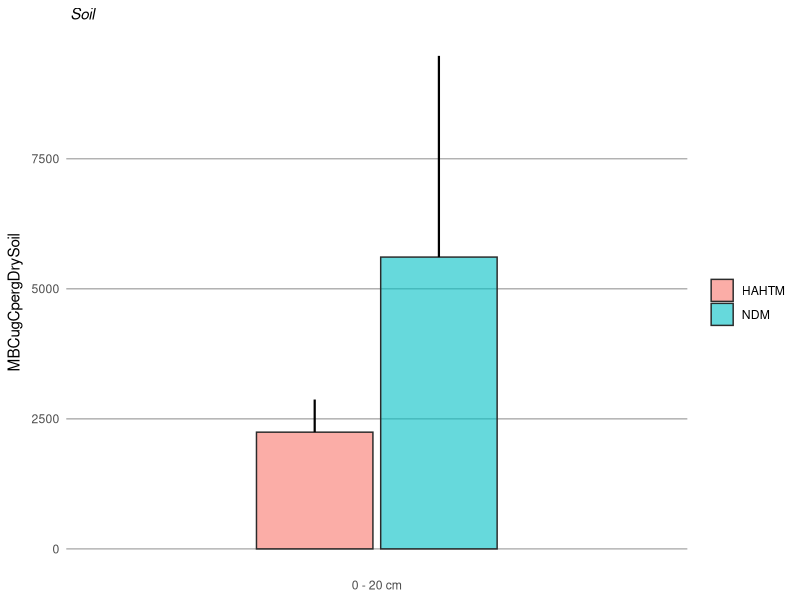

Write R code to recreate this figure. (Note: this script raises an error after producing the figure.)
## ---- chunk 1
require(tidyverse)
require(gridExtra)
require(grid)
require(lattice)
require(cowplot)
## ---- chunk 2
soil <- read.csv('soil.csv') %>%
  as_tibble() %>%
  #  mutate(size_cm = area*10000) %>%
  group_by(ParentMaterials, Depth) %>%
  dplyr::summarize(mean = mean(MBCugCpergDrySoil), 
                   sd = sd(MBCugCpergDrySoil), 
                   n = n(),
                   se = sd/sqrt(n)
  ) %>%
  mutate(se = sd / sqrt(n),
         lower.ci = mean - qt(1 - (0.05 / 2), n - 1) * se,
         upper.ci = mean + qt(1 - (0.05 / 2), n - 1) * se) %>%
  #mutate_at(vars(Site), factor) %>%
  #add_column(
  #  location = c('Anakena', 'Manavai', 'Southeast')
  #) %>%
  mutate_at(vars(ParentMaterials, Depth), factor)
## ---- chunk 3
x_labels = c("0 - 20 cm")
## ---- chunk 4
soil.barplot <- ggplot(soil, aes(x = Depth, y = mean, fill = ParentMaterials)) +   
  geom_bar(stat = "identity", position = position_dodge(width = 0.8), width = 0.75, color = "#2b2b2b", linewidth = 0.50, alpha = 0.6) +
  geom_linerange(aes(ymin = mean, ymax = mean + se), position = position_dodge(width = 0.8), linewidth = 0.75) +
  #scale_y_continuous(limits = c(0.0, 1.0), labels = function(x) paste0(x * 100)) + 
  scale_x_discrete(expand = c(0, 1), labels = x_labels) + 
  #scale_fill_manual(breaks = c("North", "West",
  #                             "Southeast"),
  #                  values = c("red", "blue", 
  #                             "green"), 
  #                  labels = c("North", "West",
  #                             "Southeast")) +
  #facet_wrap( ~ depth2, labeller = as_labeller(label_names), dir = "v", ncol = 1) + 
  ggtitle(expression(paste(italic(" Soil")))) +
  ylab(expression(paste("MBCugCpergDrySoil"))) +
  labs(x = NULL) +
  theme(strip.text = element_text(size = 10, color = "black", hjust = 0.50),
        strip.background = element_rect(fill = "#FFFFFF", color = NA),    
        panel.background = element_rect(fill = "#FFFFFF", color = NA),
        panel.grid.major.x = element_blank(),
        panel.grid.minor.x = element_blank(),
        panel.grid.minor.y = element_blank(),
        panel.grid.major.y = element_line(color = "#b2b2b2"),
        panel.spacing.x = unit(1, "cm"),
        panel.spacing.y = unit(0.5, "cm"),
        panel.spacing = unit(1, "lines"),
        axis.ticks = element_blank(),
        legend.position = "right",
        plot.title = element_text(size = 11),
        axis.title.y = element_text(size = 11),
        legend.title = element_blank())
## ---- chunk 5
soil.barplot
## ---- chunk 6
soil_full <- read.csv('soil_full.csv') %>%
  as_tibble() %>%
  #  mutate(size_cm = area*10000) %>%
  group_by(ParentMaterials, Depth) %>%
  mutate_at(vars(ParentMaterials, Depth), factor)
## ---- chunk 7
soil_full
## ---- chunk 8
  dplyr::summarize(mean = mean(MBCugCpergDrySoil), 
                   sd = sd(MBCugCpergDrySoil), 
                   n = n(),
                   se = sd/sqrt(n)
  ) %>%
  mutate(se = sd / sqrt(n),
         lower.ci = mean - qt(1 - (0.05 / 2), n - 1) * se,
         upper.ci = mean + qt(1 - (0.05 / 2), n - 1) * se) %>%
  #mutate_at(vars(Site), factor) %>%
  #add_column(
  #  location = c('Anakena', 'Manavai', 'Southeast')
  #) %>%
  mutate_at(vars(ParentMaterials, Depth), factor)
## ---- chunk 9
geom_histogram()
## ---- chunk 10
soil.lm <- lm(MBCugCpergDrySoil ~ AveDepthcm * ParentMaterials, data = soil_full)
## ---- chunk 11
par(mfrow = c(2, 2))
plot(soil.lm)
## ---- chunk 12
summary(soil.lm)
